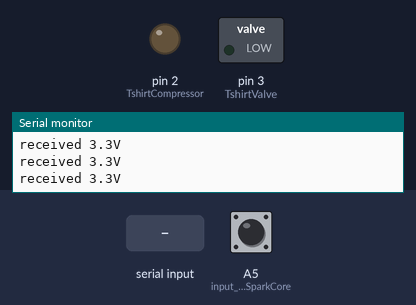
Recording of a sketch running on a simulated Arduino Mega 2560, built with avr-gcc and run on an emulated ATmega2560. Shown: switched loads named in the sketch (green lamp = pin HIGH), output pins drawn as LEDs (lit = HIGH), the last lines printed to the serial monitor. Inputs (shaded band) come from the test bench; at power-on: A5 (input_from_SparkCore) HIGH.

Above: at 1.2 s.
1.3 s: A5 (input_from_SparkCore) pulled LOW for 0.15 s
At 1.4 s:
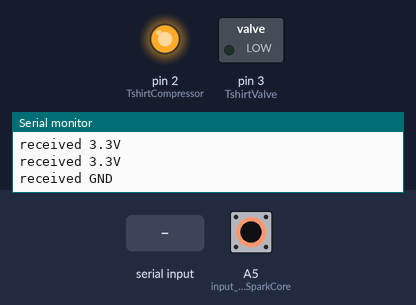
3.0 s: "1" received over Serial
At 3.4 s:
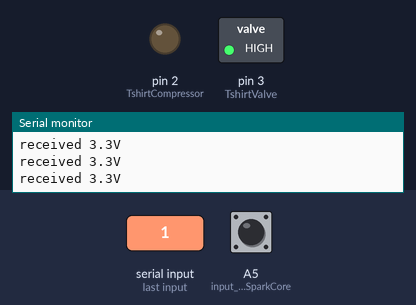
5.0 s: A5 (input_from_SparkCore) pulled LOW for 3.2 s
At 5.5 s:
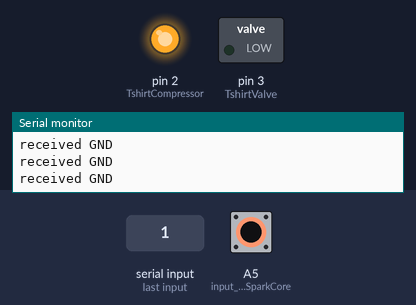
Timing chart, 0 to 9.7 s (numbered marks = the images above; inputs shaded):
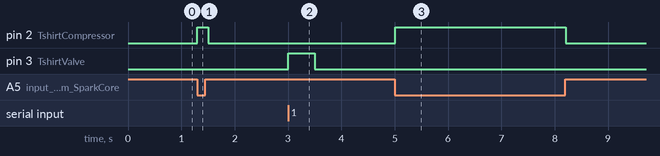

The sketch:

T_shirt_compressor_test.ino
```cpp
int TshirtCompressor = 2;  //compressor is wired to DP4
int TshirtValve = 3;  // valve is wired to DP8
int incomingByte = 0;   // for incoming serial data

void setup()
{
  Serial.begin(38400);
  pinMode(TshirtCompressor, OUTPUT);
  pinMode(TshirtValve, OUTPUT);
  Serial.println("Press 1 for Fire");
  digitalWrite(TshirtCompressor, LOW);
  digitalWrite(TshirtValve, LOW);
  pinMode(A5, INPUT);  // input from SparkCore
  digitalWrite(A5, HIGH);  //enable pullup resistor
}

void loop()
{
  if (Serial.available() > 0)
  {
     // read the incoming byte:
     incomingByte = Serial.read();
     //Serial.println(incomingByte);
     if(incomingByte == 49)  //1 pressed
     {
        digitalWrite(TshirtValve, HIGH);
        delay(500);
        digitalWrite(TshirtValve, LOW);
     }
  }

  if(!digitalRead(A5))
  {
    digitalWrite(TshirtCompressor, HIGH);
    Serial.println("received GND");
  }
  else
  {
    digitalWrite(TshirtCompressor, LOW);
    Serial.println("received 3.3V");
  }

  delay(100);

}
```

Measured:
- after the input at 1.3 s, pin 2 (TshirtCompressor): LOW → HIGH at once, → LOW 0.20 s later
- after the input at 3.0 s, pin 3 (TshirtValve): LOW → HIGH at once, → LOW 0.50 s later
- after the input at 5.0 s, pin 2 (TshirtCompressor): LOW → HIGH at once, → LOW 3.2 s later
